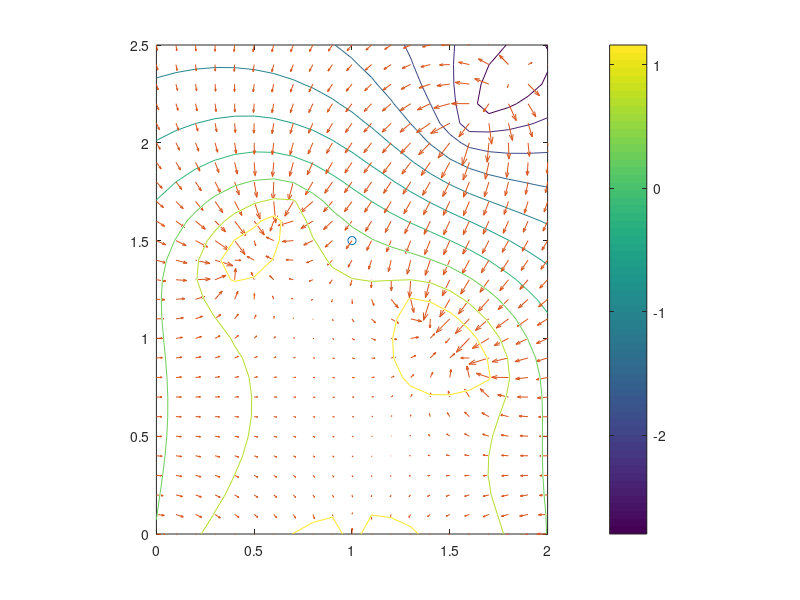

This chart was generated by the following MATLAB code: (Note: this script raises an error after producing the figure.)
% choose initial point
r = [1;1.5];

% generate the surface with lines and such
plot(r(1), r(2),'o')
hold on

[px,py]=meshgrid(0:0.1:2,0:0.1:2.5);
[xlim,ylim] = size(px);
V = zeros(xlim, ylim);

for i=1:xlim
    for j=1:ylim
        line = @(x0,m,xi,yi) log(sqrt((px(i,j)-x0-xi).^2 + ((py(i,j)-(m.*x0)-yi).^2)));
        dV2 = @(x0)line(x0, 0.01,1,0);
        dV3 = @(x0)line(x0, 1,1.75,2.25);
        dV4 = @(x0)line(x0, -1,1.5,1);
        dV5 = @(x0)line(x0, 1,0.5,1.5);
        V(i,j) = 2*integral(dV5,0.2,-0.2) + 2*integral(dV4,0.2,-0.2) + -2*integral(dV3,0.2,-0.2) + 0.5*integral(dV2,1,-1);
    end
end

% visualize contour and gradient plot of surface in advance
% (entirely for pretty plots)
contour3(px,py,V)
[Ex,Ey] = gradient(V);
hold on
axis equal
colorbar
quiver(px,py,Ex,Ey)

% find the gradient at initial pt
xp = round(r(1),2);
yp = round(r(2),2);
[gx, gy] = gradGenerator(xp,yp);
grad = 30.*[-gx;-gy];


lambda = .25; % feet
delta = .99; % current delta
tolerance = .63; % gradient norm tolerance
orientation = [0;1]; %initial orientation

% calculate desired angle
angle = acos(dot(orientation, grad)./norm(grad));
orientation = grad./norm(grad);
time = 2*angle/(pi / 2);

norm(grad)
count = 1;

while norm(grad) > tolerance
    if count < 10
        time = (lambda/3.281)/0.1;
        
        % update gradient, linear, and angle calculations
        r = r + lambda*grad./norm(grad);
        lambda = lambda*delta;
        xp = round(r(1),2);
        yp = round(r(2),2);
        [gx, gy] = gradGenerator(xp,yp);
        grad = 30.*[-gx;-gy];
        norm(grad)
        angle = acos(dot(orientation, grad)./norm(grad));
        orientation = grad./norm(grad);
        
        time = 2*angle/1.5748;
        
        plot(r(1), r(2),'o')
        count = count+1;
    else
        break
    end
end
